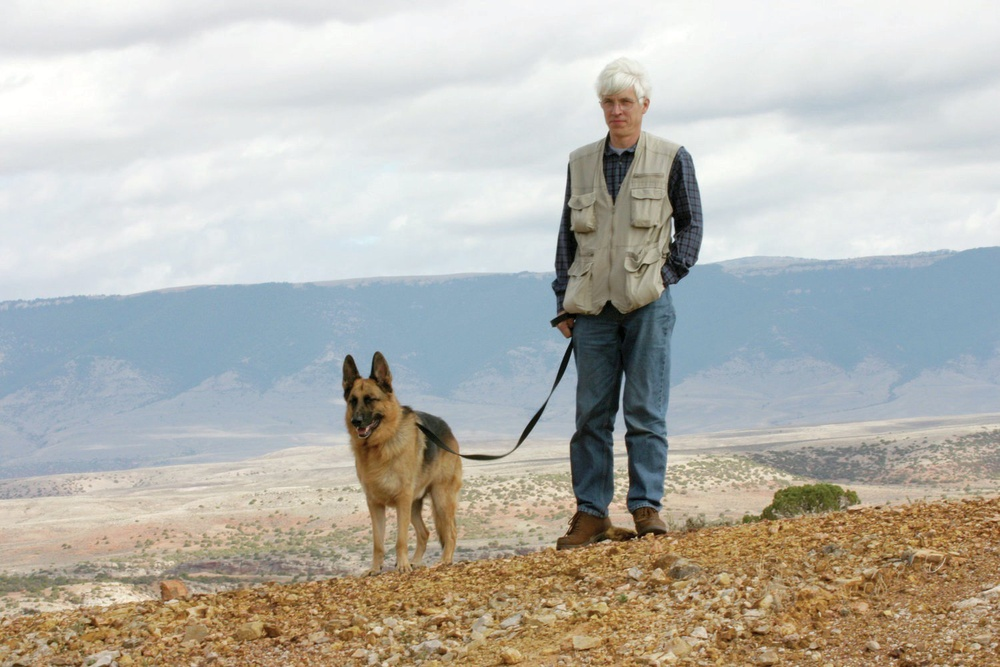
//> input picture Homework/Ruben/openCV/dog/dog.jpg, 1000 x 667 px, shrunk from 1500 x 1000 before the run
$ ./aaa   (built with g++ and OpenCV 4)
//> lines starting //> are read from the running program, lines starting //| are printed output that depends on the picture; after the words box and inside, x2 and y2 are one past the last pixel; in counts of white or black regions, pixels touching at a corner belong together
#include "opencv2/core/core.hpp"
#include "opencv2/highgui/highgui.hpp"
#include "opencv2/imgproc/imgproc.hpp"
#include "iostream"
using namespace cv;
using namespace std;
int main( )
{
    Mat image;
    image = imread("dog.jpg", 1);
//> image is the input picture: 667 rows x 1000 cols, CV_8UC3; mean B, G, R 174.4, 181.7, 183.3
    namedWindow( "Display window", CV_WINDOW_AUTOSIZE );
    imshow( "Display window", image );
    Mat gray;
    cvtColor(image, gray, CV_BGR2GRAY);
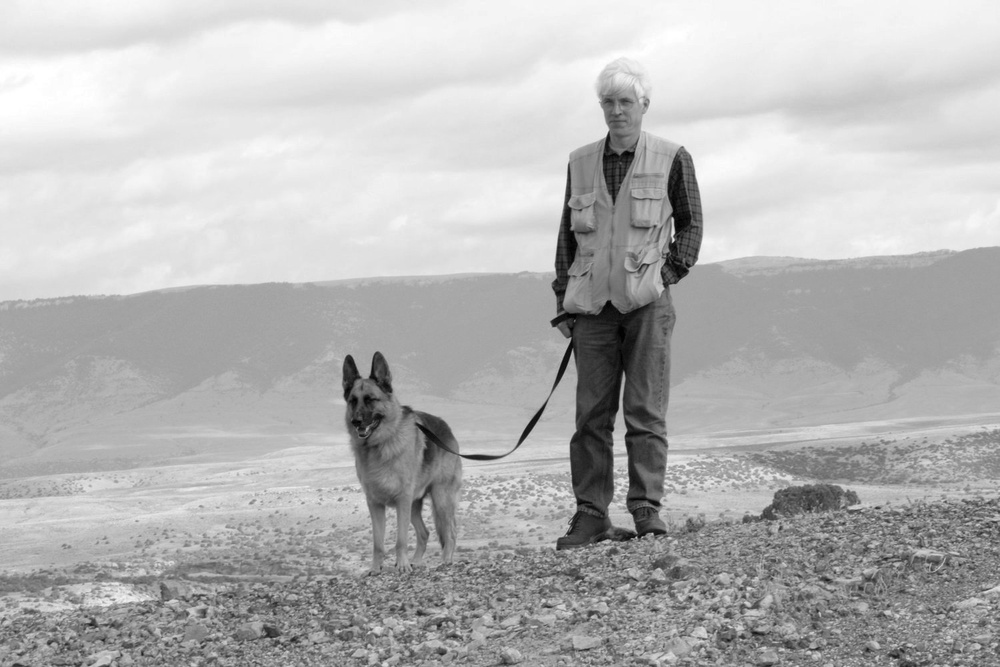
//> gray: 667 rows x 1000 cols, CV_8UC1; min 0, max 255, mean 181.3
//    blur( gray, gray, Size(3,3) );
    Canny(gray, gray, 100, 200, 3);
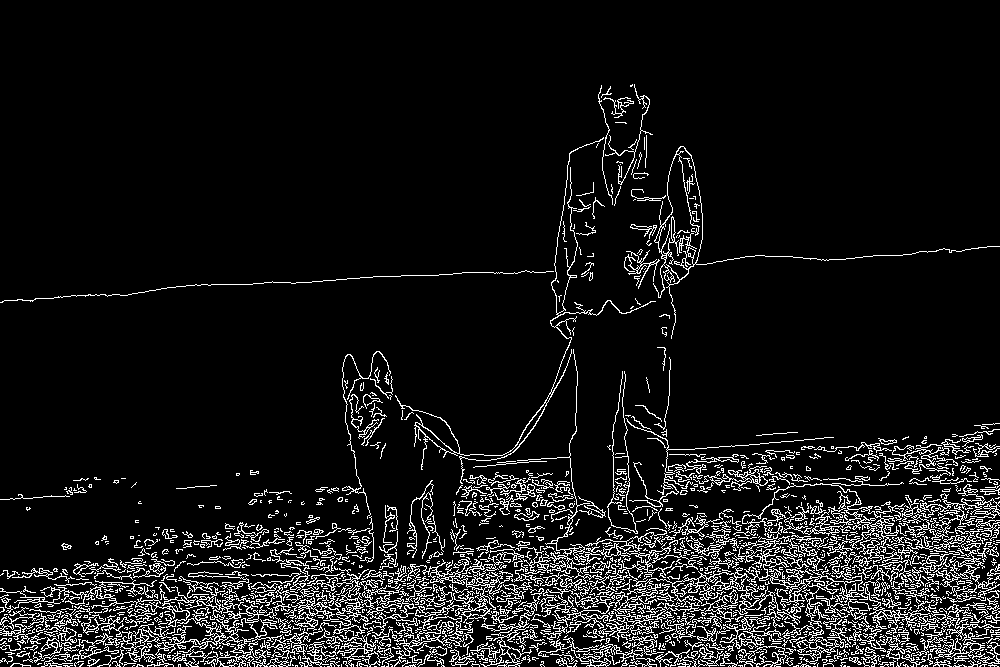
//> gray: 667 rows x 1000 cols, CV_8UC1; 8.7% white in thin lines or dots, all inside (x1, y1, x2, y2) = (0, 84, 1000, 667)
    /// Find contours
    vector<vector<Point> > contours;
    vector<Vec4i> hierarchy;
    RNG rng(12345);
    findContours( gray, contours, hierarchy, CV_RETR_TREE, CV_CHAIN_APPROX_SIMPLE, Point(0, 0) );
//> contours = 2431 contours, 2114 with area under 20; largest, box (x1, y1, x2, y2) and area: (653, 146, 1000, 339) 4005, (658, 146, 703, 280) 3634, (627, 522, 868, 628) 1898, (41, 618, 249, 667) 968, (407, 549, 524, 623) 772
    /// Draw contours
    Mat drawing = Mat::zeros( gray.size(), CV_8UC3 );
    for( int i = 0; i< contours.size(); i++ )
    {
        Scalar color = Scalar( rng.uniform(0, 255), rng.uniform(0,255), rng.uniform(0,255) );
        drawContours( drawing, contours, i, color, 2, 8, hierarchy, 0, Point() );
    }
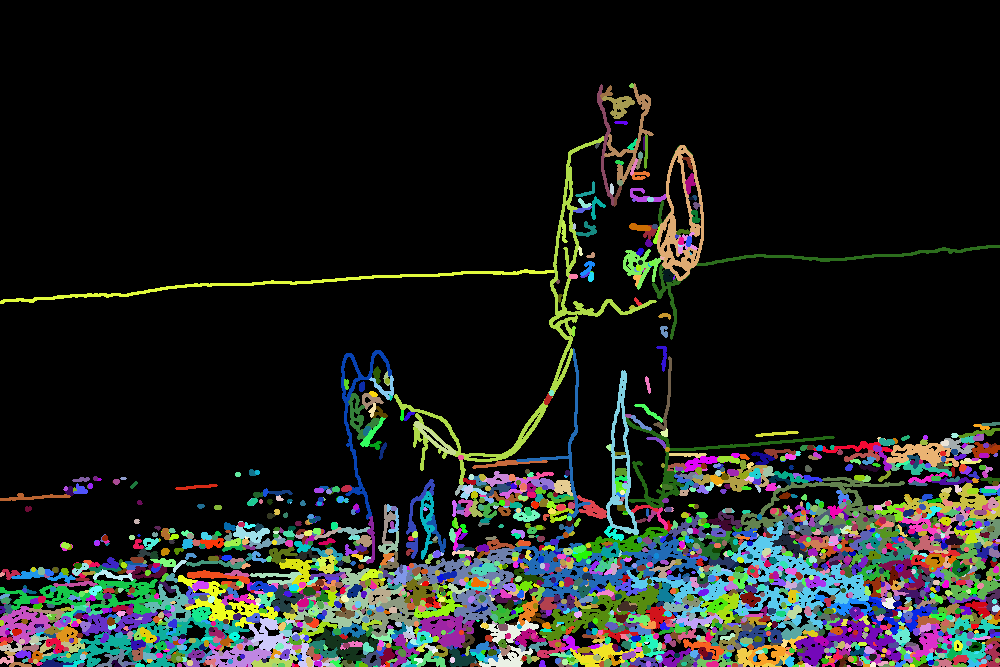
//> drawing: 667 rows x 1000 cols, CV_8UC3; mean B, G, R 29.7, 32.4, 29.5


    imshow( "Result window", drawing );
    waitKey(0);
    return 0;
}


// [44 lines of commented-out code are left out]
